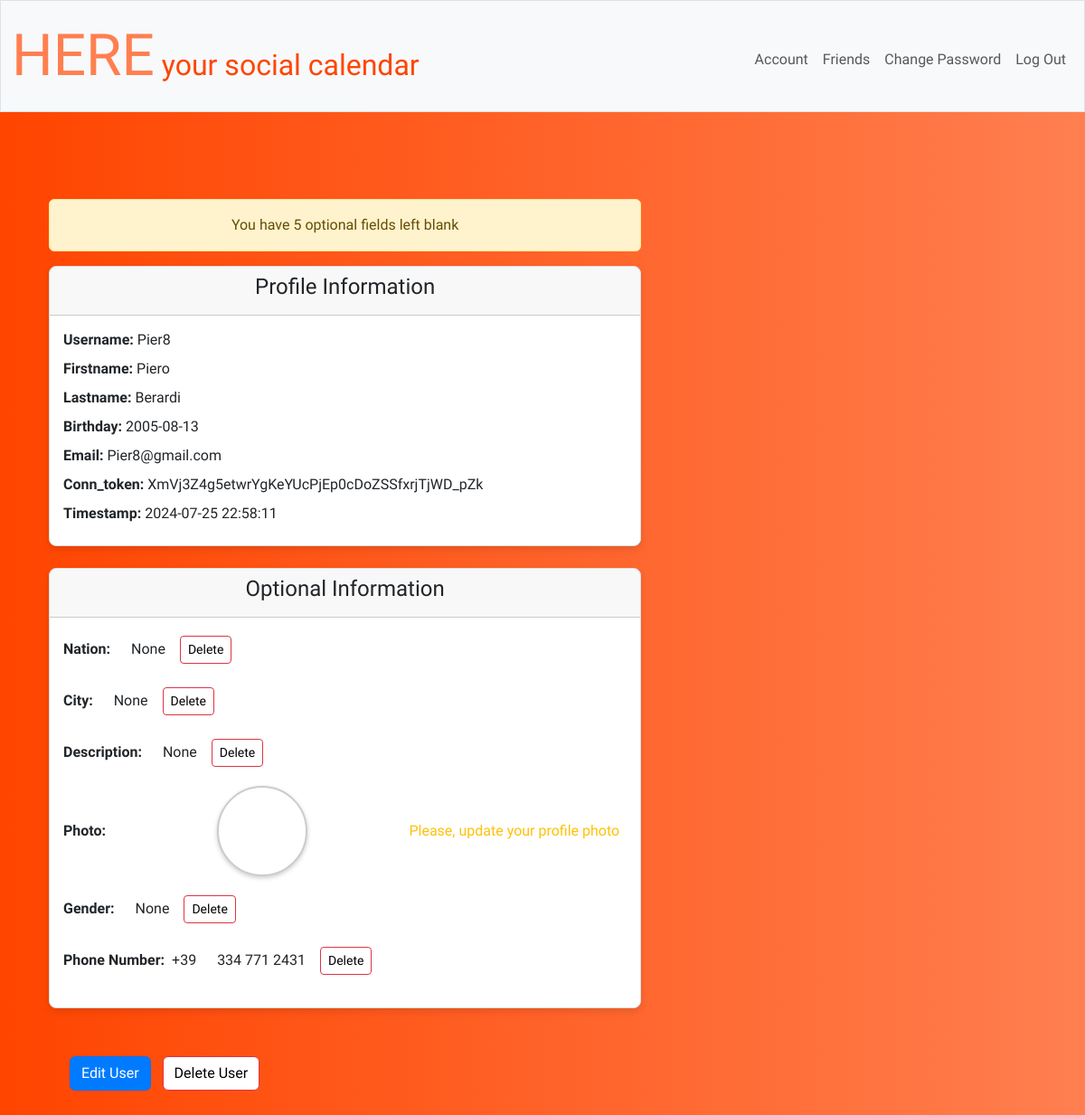
Screenshot of /account (signed in) with the database file from the repository.
### tables this page shows
CREATE TABLE user (
    id INTEGER PRIMARY KEY,
    username TEXT NOT NULL UNIQUE,
    FirstName TEXT,
    LastName TEXT,
    birthday DATE,
    email TEXT NOT NULL UNIQUE,
    hash TEXT,
    conn_token VARCHAR(255),
    timestamp DATETIME DEFAULT CURRENT_TIMESTAMP
);

### app.py (the view)
@app.route("/account", methods=["GET", "POST"])
@login_required
def account():
    if request.method == "GET":
        informations = dict(db.execute("SELECT * FROM user WHERE id = ?", session["user_id"])[0])
        optional_informations = dict(db.execute("SELECT * FROM user_optional WHERE id = ?", session["user_id"])[0])
        phone_string = optional_informations["number"]
        if phone_string != None:
            del optional_informations["number"]
            optional_informations["prefix"], optional_informations["phone_number"] = split_phonenumber(phone_string)
        else:
            del optional_informations["number"]
            optional_informations["prefix"] = None
            optional_informations["phone_number"] = None
        counter = 0
        for key, value in optional_informations.items():
            if value == None:
                counter += 1
        return render_template("account.html", informations= informations, optional_informations=optional_informations, counter=counter)

### helpers.py (called while the page is built)
def login_required(f):
    @wraps(f)
    def decorated_function(*args, **kwargs):
        if session.get("user_id") is None:
            return redirect("/login")
        return f(*args, **kwargs)
    return decorated_function

def split_phonenumber(phonenumber):
        sectors = phonenumber.split()
        split_index = len(sectors) - 3
        prefix = ' '.join(sectors[:split_index])
        phone_number = ' '.join(sectors[split_index:])
        return prefix, phone_number

### templates/account.html (shortened to what this page needs)
{% extends "root.html" %}
{% block main %}
<div id="container" class="container mt-5 clearfix">
    {% if counter != 0 %}
        <div class="alert alert-warning" style="width: 60%; float: left;">
            You have {{ counter }} optional fields left blank
        </div>
    {% else %}
        <div class="alert alert-success" style="width: 60%; float: left;">
            Your profile is completed!!!
        </div>
    {% endif %}
    <div class="card mb-4 shadow-box float-left" style="width: 60%; margin-right: 2%;">
        <div class="card-header">
            <h4 class="card-title">Profile Information</h4>
        </div>
        <div class="card-body" style="text-align: left">
            {% for key, value in informations.items() %}
                {% if key != 'hash' and key != 'id' %}
                    <div class="mb-2">
                        <strong>{{ key|capitalize }}:</strong> {{ value }}
                    </div>
                {% endif %}
            {% endfor %}
        </div>
    </div>
    <div class="card mb-4 shadow-box float-left" style="width: 60%;">
        <div class="card-header">
            <h4 class="card-title">Optional Information</h4>
        </div>
        <div class="card-body clearfix" id="optionalContainer">
            {% for key, value in optional_informations.items() %}
                {% if key != 'id' and key != 'username'  and key != 'prefix'%}
                    <div class="d-flex justify-content-start align-items-center mb-3 optionalCards">
                        {% if key != 'photo' and key != 'phone_number' %}
                            <strong class="me-2">{{ key|capitalize }}:</strong>
                            <div class="me-2 optionalValues">{{ value }}</div>
                            <form action="/delete_information" method="post" class="d-inline">
                                <button type="submit" class="btn btn-danger btn-sm ms-2">Delete</button>
                            </form>
                        {% elif key == 'photo' %}
                            <strong class="me-2 optionalValues" style="margin-left: 0px">Photo:</strong>
                            <div class="photo-preview-container">
                                <img id="PhotoPreview" class="img-thumbnail me-2 photo-preview" style="width: 100px; height: 100px; margin-top: 0px" alt="Profile photo preview">
                            </div>
                            {% if value == None %}
                                <div class="text-warning me-2">Please, update your profile photo</div>
                            {% endif %}
                        {% elif key == 'phone_number' %}
                            <strong class="me-2">Phone Number:</strong>
                            <div id="prefixDiv" class="me-2">{{ optional_informations.get('prefix') }}</div>
                            <div class="me-2 optionalValues">{{ value }}</div>
                            <form action="/delete_information" method="post" class="d-inline">
                                <button type="submit" class="btn btn-danger btn-sm ms-2">Delete</button>
                            </form>
                        {% endif %}
                    </div>
                {% endif %}
            {% endfor %}
        </div>
    </div>
</div>
<div class="d-flex justify-content-start align-items-center mt-4" style="margin: 30px">
    <form action="/change_informations" method="get" class="me-2">
        <button type="submit" class="btn btn-primary">Edit User</button>
    </form>
    <button class="btn btn-danger" data-bs-toggle="collapse" data-bs-target="#confirm" style="margin: 0px">Delete User</button>
</div>
{% endblock %}

### templates/root.html (shortened to what this page needs)
<!DOCTYPE html>
<html lang="en">
    <head>
        <link href="https://cdn.jsdelivr.net/npm/bootstrap@5.3.2/dist/css/bootstrap.min.css" rel="stylesheet">
        <link href="/static/css/styles.css" rel="stylesheet">
    </head>
    <body>
        <nav class="bg-light border navbar navbar-expand-md navbar-light">
            <div class="container-fluid">
                <a class="navbar-brand" href="/"><span style="color: #FF7F50; font-size: 200%;">HERE</span> <span style="color: #FF4500">your social calendar</span></a>
                <div class="collapse navbar-collapse" id="navbar">
                    {% if session["user_id"] %}
                        <ul class="navbar-nav ms-auto mt-2">
                            <li class="nav-item"><a class="nav-link" href="/account">Account<a></li>
                            <li class="nav-item"><a class="nav-link" href="/friends">Friends<a></li>
                            <li class="nav-item"><a class="nav-link" href="/change">Change Password<a></li>
                            <li class="nav-item"><a class="nav-link" href="/logout">Log Out</a></li>
                        </ul>
                    {% else %}
                        <ul class="navbar-nav ms-auto mt-2">
                            <li class="nav-item"><a class="nav-link" href="/register">Register</a></li>
                            <li class="nav-item"><a class="nav-link" href="/login">Log In</a></li>
                        </ul>
                    {% endif %}
                </div>
            </div>
        </nav>
        <main class="container py-5 text-center">
            {% block main %}{% endblock %}
        </main>
    </body>
</html>

### static/css/styles.css (style rules this page uses)
body { font-family: "Archivo Black"; background: linear-gradient(to right, #FF4500, #FF7F50); }
nav .navbar-brand { font-size: xx-large; }
.btn { color: black; margin: 5px; background-color: white; }
.photo-preview-container { flex: 1; margin-left: 10px; display: flex; align-items: center; justify-content: center; }
.photo-preview { width: 100px; height: 100px; margin-top: 20px; object-fit: cover; border-radius: 50%; border: 2px solid #ccc; box-shadow: 0 2px 5px rgba(0, 0, 0, 0.2); transition: transform 0.3s ease, box-shadow 0.3s ease; }
.btn { display: block; }
.btn-primary { background-color: #007bff; color: white; }
.card { background-color: #ffffff; border: 1px solid #ddd; border-radius: 8px; box-shadow: 0 2px 4px rgba(0, 0, 0, 0.1); }
.card-body { padding: 15px; }

### templates/account.html (style rules this page uses)
.shadow-box { box-shadow: 0 4px 8px rgba(0, 0, 0, 0.1); transition: box-shadow 0.3s ease, transform 0.3s ease; }
input, .optionalValues { margin-left: 15px; float: left; }
.float-left { float: left; }
.clearfix::after { content: ""; clear: both; display: table; }

### rows the page displays
user: key "Username", username "Pier8", key "Firstname", FirstName "Piero", key "Lastname", LastName "Berardi", key "Birthday", birthday "2005-08-13", key "Email", email "Pier8@gmail.com", key "Conn_token", conn_token "XmVj3Z4g5etwrYgKeYUcPjEp0cDoZSSfxrjTjWD_pZk", key "Timestamp", timestamp "2024-07-25 22:58:11"

### other values shown
{{ counter }} "5"
{{ key|capitalize }} "Nation" "City" "Description" "Gender"
{{ value }} "None" "None" "None" "None"
{{ optional_informations.get('prefix') }} "+39"
{{ value }} "334 771 2431"
